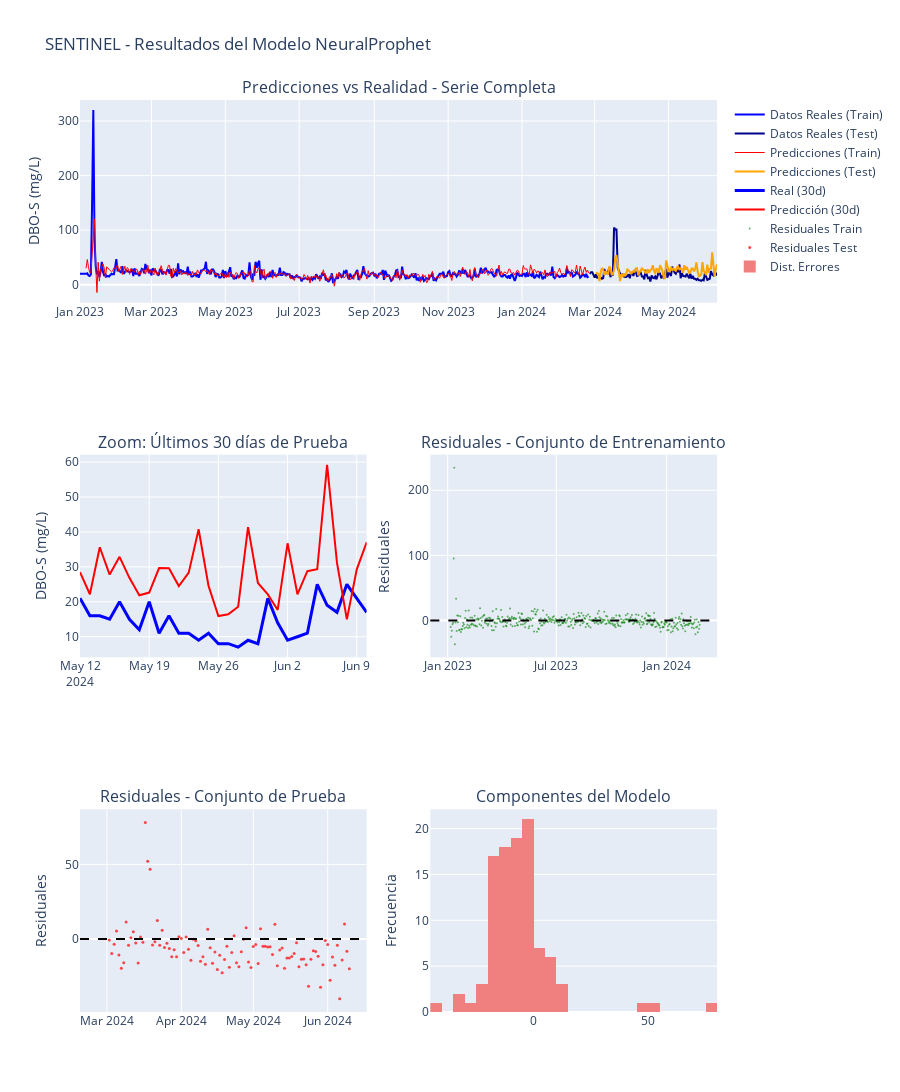
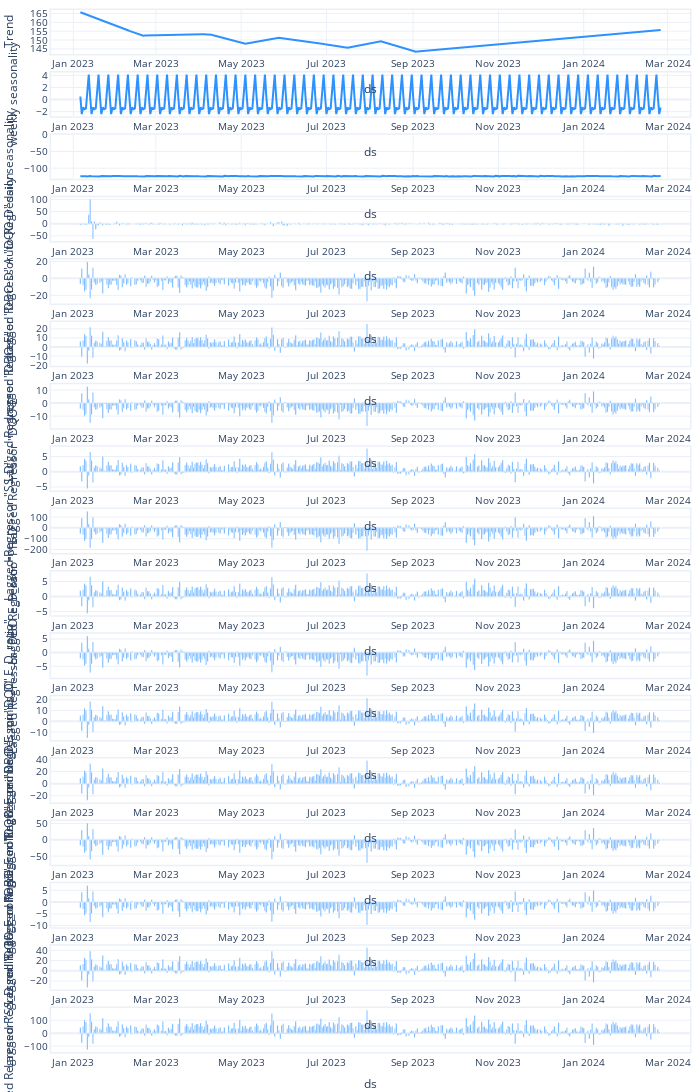
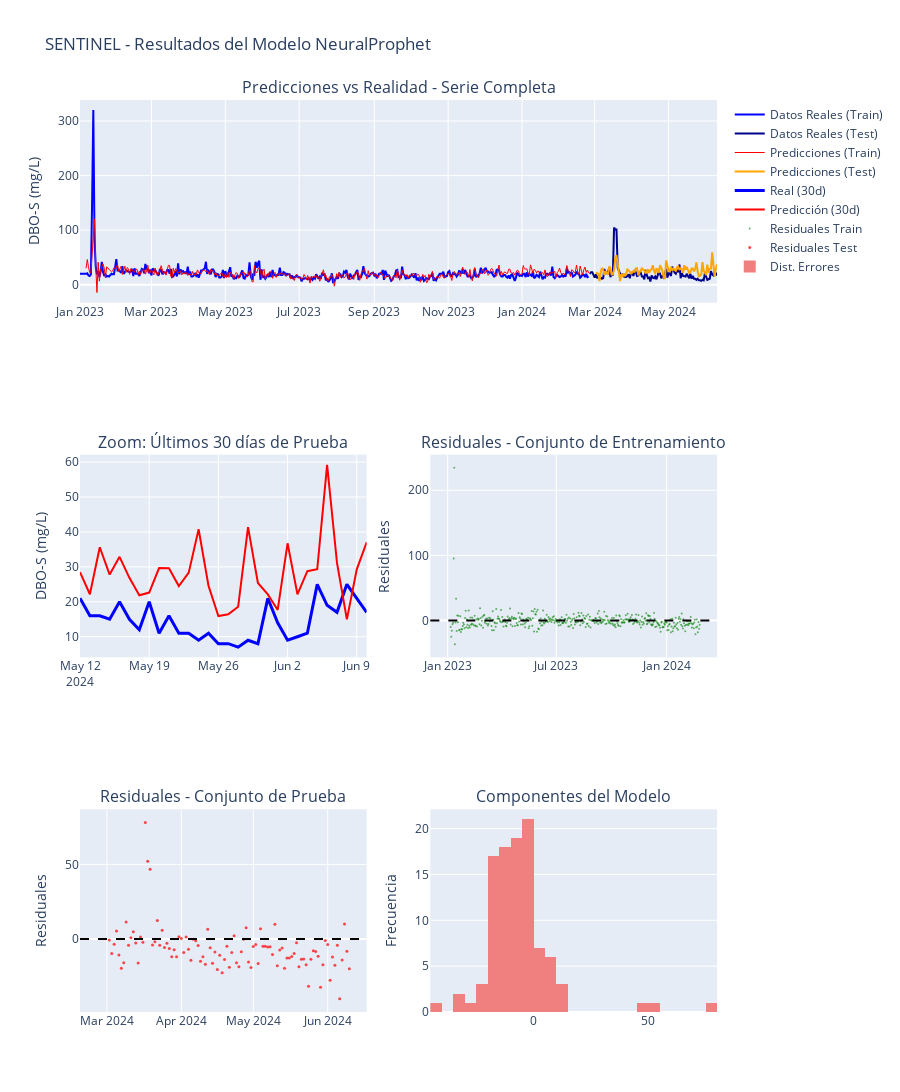
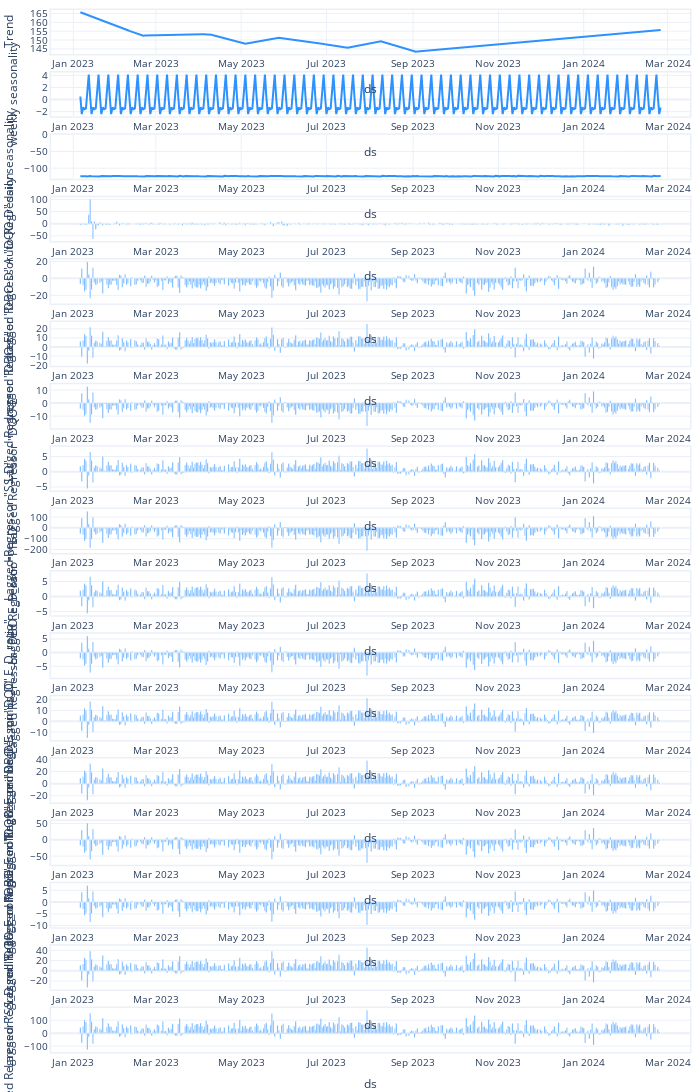

The code cell stored with these charts, in order, in its notebook:
### Code cell
# =============================================================================
# 7. VISUALIZACIÓN DE RESULTADOS (adaptado)
# =============================================================================

from plotly.subplots import make_subplots
import plotly.graph_objects as go
# Generar predicciones sobre el conjunto de entrenamiento y prueba
forecast_train = model.predict(df_train[['ds', 'y'] + key_regressors])
forecast_test = model.predict(df_test[['ds', 'y'] + key_regressors])

# Ahora sí puedes graficar
results_fig = plot_comprehensive_results(df_train, df_test, forecast_train, forecast_test, model)
results_fig.show()

# Componentes del modelo (solo entrenamiento)
print(" Analizando componentes del modelo...")
fig_components = model.plot_components(forecast_train)
fig_components.show()

def plot_comprehensive_results(df_train, df_test, forecast_train, forecast_test, model):
    """
    Genera visualizaciones completas de los resultados del modelo NeuralProphet
    """
    fig = make_subplots(
        rows=3, cols=2,
        subplot_titles=[
            'Predicciones vs Realidad - Serie Completa',
            'Zoom: Últimos 30 días de Prueba',
            'Residuales - Conjunto de Entrenamiento',
            'Residuales - Conjunto de Prueba',
            'Componentes del Modelo',
            'Distribución de Errores'
        ],
        specs=[[{"colspan": 2}, None],
               [{"secondary_y": False}, {"secondary_y": False}],
               [{"secondary_y": False}, {"secondary_y": False}]]
    )

    # 1. Serie temporal completa
    fig.add_trace(
        go.Scatter(x=df_train['ds'], y=df_train['y'], name='Datos Reales (Train)', line=dict(color='blue')),
        row=1, col=1
    )
    fig.add_trace(
        go.Scatter(x=df_test['ds'], y=df_test['y'], name='Datos Reales (Test)', line=dict(color='darkblue')),
        row=1, col=1
    )
    fig.add_trace(
        go.Scatter(x=forecast_train['ds'], y=forecast_train['yhat1'], name='Predicciones (Train)', line=dict(color='red', width=1)),
        row=1, col=1
    )
    fig.add_trace(
        go.Scatter(x=forecast_test['ds'], y=forecast_test['yhat1'], name='Predicciones (Test)', line=dict(color='orange', width=2)),
        row=1, col=1
    )

    # Intervalos de confianza
    if 'yhat1_lower' in forecast_test.columns and 'yhat1_upper' in forecast_test.columns:
        fig.add_trace(
            go.Scatter(x=forecast_test['ds'], y=forecast_test['yhat1_upper'], fill=None, mode='lines', line_color='rgba(0,0,0,0)', showlegend=False),
            row=1, col=1
        )
        fig.add_trace(
            go.Scatter(x=forecast_test['ds'], y=forecast_test['yhat1_lower'], fill='tonexty', mode='lines', line_color='rgba(0,0,0,0)', name='Intervalo Confianza', fillcolor='rgba(255,165,0,0.2)'),
            row=1, col=1
        )

    # 2. Zoom a últimos 30 días de prueba (ajusta 30 si tu frecuencia no es diaria)
    last_30_days = df_test.tail(30)
    forecast_30_days = forecast_test.tail(30)
    fig.add_trace(
        go.Scatter(x=last_30_days['ds'], y=last_30_days['y'], name='Real (30d)', line=dict(color='blue', width=3)),
        row=2, col=1
    )
    fig.add_trace(
        go.Scatter(x=forecast_30_days['ds'], y=forecast_30_days['yhat1'], name='Predicción (30d)', line=dict(color='red', width=2)),
        row=2, col=1
    )

    # 3. Residuales de entrenamiento
    train_residuals = df_train['y'].values - forecast_train['yhat1'].values
    fig.add_trace(
        go.Scatter(x=df_train['ds'], y=train_residuals, mode='markers', name='Residuales Train', marker=dict(color='green', size=2, opacity=0.6)),
        row=2, col=2
    )
    fig.add_hline(y=0, line_dash="dash", line_color="black", row=2, col=2)

    # 4. Residuales de prueba
    test_residuals = df_test['y'].values - forecast_test['yhat1'].values
    fig.add_trace(
        go.Scatter(x=df_test['ds'], y=test_residuals, mode='markers', name='Residuales Test', marker=dict(color='red', size=3, opacity=0.7)),
        row=3, col=1
    )
    fig.add_hline(y=0, line_dash="dash", line_color="black", row=3, col=1)

    # 5. Distribución de errores
    fig.add_trace(
        go.Histogram(x=test_residuals, name='Dist. Errores', nbinsx=30, marker_color='lightcoral'),
        row=3, col=2
    )

    # Layout y ejes
    fig.update_layout(
        height=1200,
        title_text="SENTINEL - Resultados del Modelo NeuralProphet",
        showlegend=True
    )
    fig.update_yaxes(title_text="DBO-S (mg/L)", row=1, col=1)
    fig.update_yaxes(title_text="DBO-S (mg/L)", row=2, col=1)
    fig.update_yaxes(title_text="Residuales", row=2, col=2)
    fig.update_yaxes(title_text="Residuales", row=3, col=1)
    fig.update_yaxes(title_text="Frecuencia", row=3, col=2)

    return fig

# Ejemplo de uso (ajusta los nombres de variables si es necesario)
# forecast_train = model.predict(df_train[['ds', 'y'] + key_regressors])
# forecast_test = model.predict(df_test[['ds', 'y'] + key_regressors])

results_fig = plot_comprehensive_results(df_train, df_test, forecast_train, forecast_test, model)
results_fig.show()

# Componentes del modelo (solo entrenamiento)
print(" Analizando componentes del modelo...")
fig_components = model.plot_components(forecast_train)
fig_components.show()
